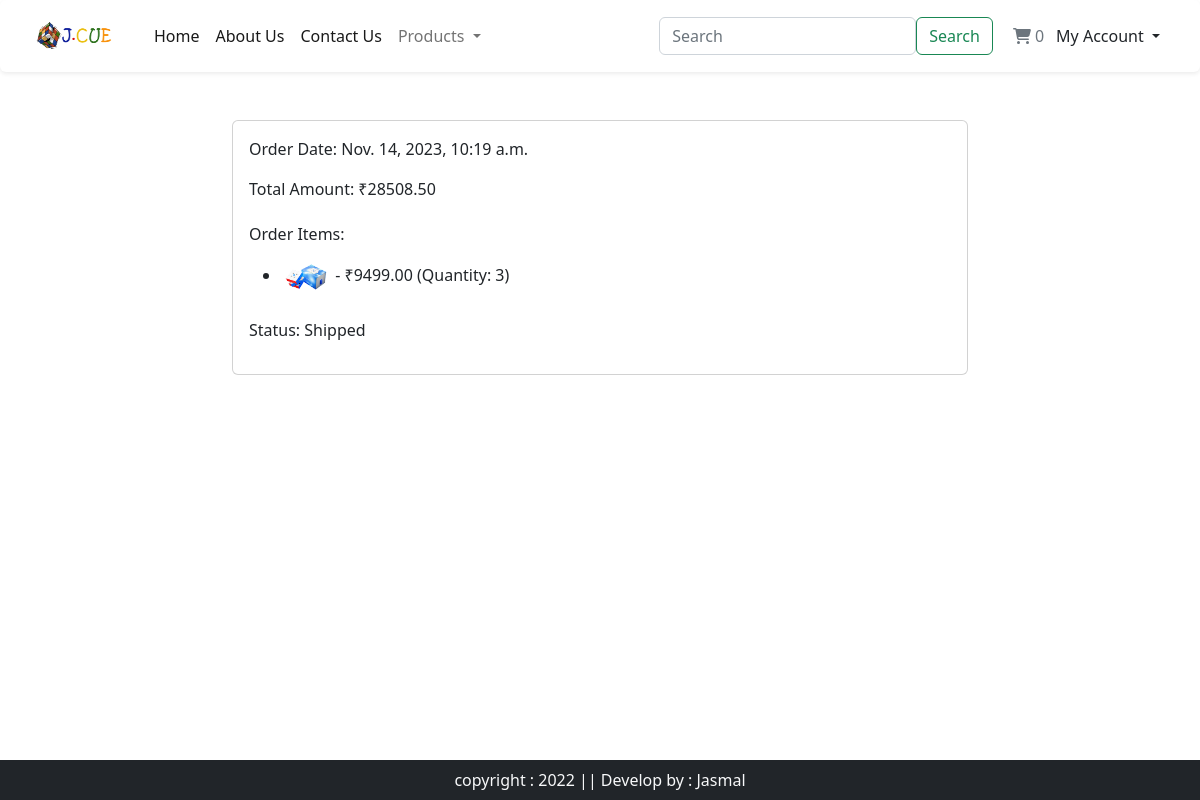
The page /payment/order/48/ on the database its author committed.
### orders/models.py (models this page shows, shortened)
class Order(models.Model):
    user = models.ForeignKey(settings.AUTH_USER_MODEL, on_delete=models.CASCADE, related_name='order_user', null=True, blank=True)
    full_name = models.CharField(max_length=50, null=True, blank=True)
    address1 = models.CharField(max_length=250, null=True, blank=True)
    address2 = models.CharField(max_length=250, null=True, blank=True)
    city = models.CharField(max_length=100, null=True, blank=True)
    phone = models.CharField(max_length=100, null=True, blank=True)
    post_code = models.CharField(max_length=20, null=True, blank=True)
    created = models.DateTimeField(auto_now_add=True, null=True, blank=True)
    updated = models.DateTimeField(auto_now=True, null=True, blank=True)
    total_paid = models.DecimalField(max_digits=10, decimal_places=2, null=True, blank=True)
    order_key = models.CharField(max_length=200, null=True, blank=True)
    billing_status = models.CharField(max_length=10,)
    ORDER_STATUS_CHOICES = [
        ('confirmed', 'Order Confirmed'),
        ('shipped', 'Shipped'),
        ('out_for_delivery', 'Out for Delivery'),
        ('delivered', 'Delivered'),
    ]
    status = models.CharField(max_length=20, choices=ORDER_STATUS_CHOICES, default='confirmed')
    class Meta:
        ordering = ('-created',)

class OrderItem(models.Model):
    order = models.ForeignKey(Order,
                              related_name='items',
                              on_delete=models.CASCADE)
    product = models.ForeignKey(Product,
                                related_name='order_items',
                                on_delete=models.CASCADE)
    price = models.DecimalField(max_digits=10, decimal_places=2)
    quantity = models.PositiveIntegerField(default=1)

### admin_sid/models.py (models this page shows, shortened)
class Product (models.Model):
    title = models.CharField(max_length=100)
    category = models.ForeignKey(Category, on_delete=models.CASCADE)
    brand = models.ForeignKey(Brand, on_delete=models.CASCADE)
    image1 = models.ImageField(upload_to='prodents')
    image2 = models.ImageField(upload_to='prodents')
    image3 = models.ImageField(upload_to='prodents')
    image4 = models.ImageField(upload_to='prodents')
    active = models.BooleanField(default=True)
    description = models.TextField()
    price = models.DecimalField(max_digits=99999,decimal_places=2)
    old_price = models.DecimalField(max_digits=99999,decimal_places=2)
    stock = models.IntegerField()

### payment/views.py (the view)
# urls.py: path('order/<int:order_id>/',views.order_detail, name='order_detail'),
def order_detail(request, order_id):
    order = get_object_or_404(Order, id=order_id)
    order_items = OrderItem.objects.filter(order=order)
    return render(request, 'payment/order_detail.html', {'order': order, 'order_items': order_items})

### acount/context_processor.py (called while the page is built)
def categories(request):
    cat = Category.objects.all()
    return {'cat': cat}

### basket/basket.py (called while the page is built)
    def __len__(self):
        return sum(item['qty'] for item in self.basket.values())

### basket/context_processors.py (called while the page is built)
def basket(request):
    return {'basket':Basket(request)}

### templates/payment/order_detail.html (shortened to what this page needs)
{% extends "app/base.html" %}
{% load static %}
{% block main-content %}
<div class="container mt-5">
    <div class="row justify-content-center">
        <div class="col-md-8">
            <div class="card order-detail-card">
                <div class="card-body">
                    <p>Order Date: {{ order.created }}</p>
                    <p>Total Amount: ₹{{ order.total_paid }}</p>
                    <h6 class="mt-4">Order Items:</h6>
                    <ul>
                        {% for item in order_items %}
                            <li>
                                <img src="{{ item.product.image1.url }}" alt="{{ item.product.name }}" style="max-width: 50px; max-height: 50px;">
                                {{ item.product.name }} - ₹{{ item.product.price }} (Quantity: {{ item.quantity }})
                            </li>
                        {% endfor %}
                    </ul>
                    <p>Status: <span class="{% if order.status == 'canceled' %}text-danger{% endif %}">{{ order.get_status_display }}</span></p>
                </div>
            </div>
        </div>
    </div>
</div>
{% endblock %}

### rows shown on the page
Order: created "Nov. 14, 2023, 10:19 a.m.", total_paid "28508.50", status "Shipped"
OrderItem: product.image1 (picture), product.price "9499.00", quantity "3"
